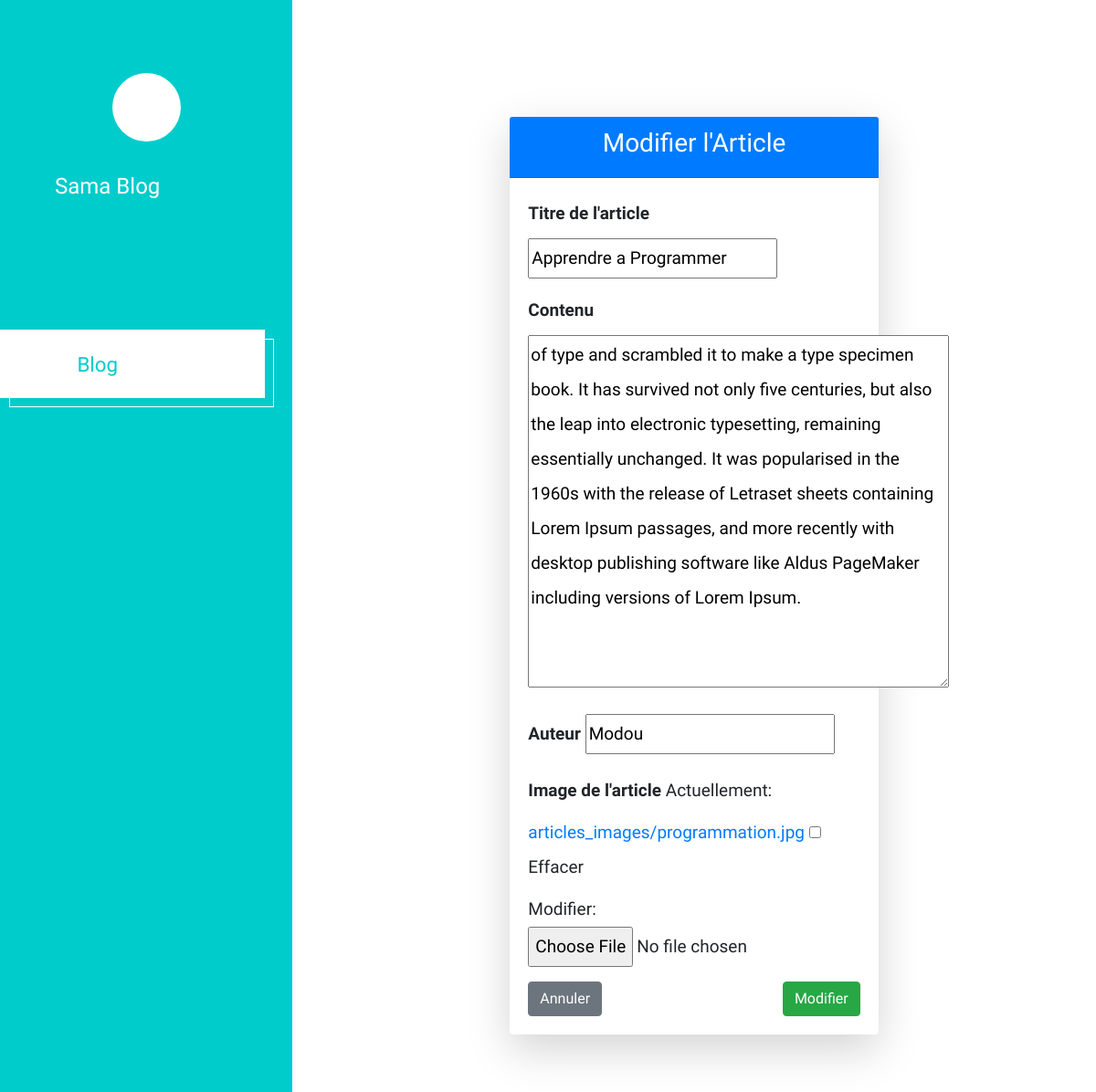
The page /article/3/edit/ on the database its author committed.
### app/models.py (models this page shows, shortened)
class Article(models.Model):
    titre = models.CharField(max_length=200)
    contenu = models.TextField()
    date_publication = models.DateTimeField(auto_now_add=True)
    auteur = models.CharField(max_length=100)
    image = models.ImageField(upload_to="articles_images/", blank=True, null=True)

### app/views.py (the view)
# urls.py: path('article/<int:pk>/edit/', ArticleUpdateView.as_view(), name='article_edit'),
class ArticleUpdateView(UpdateView):
    model = Article
    fields = ['titre', 'contenu', 'auteur', 'image']
    template_name = "modifier.html"
    success_url = reverse_lazy('article_list')

### app/templates/modifier.html (shortened to what this page needs)
{% extends 'base.html' %}
{% load static %}
{% block corps %}
<div class="container mt-5">
    <div class="row justify-content-center">
        <div class="col-md-8">
            <div class="card shadow-lg border-0">
                <div class="card-header bg-primary text-white text-center">
                    <h3>Modifier l'Article</h3>
                </div>
                <div class="card-body">
                    <form method="post" enctype="multipart/form-data">
                        <div class="mb-3">
                            <label for="id_titre" class="form-label"><strong>Titre de l'article</strong></label>
                            {{ form.titre }}
                        </div>
                        <div class="mb-3">
                            <label for="id_contenu" class="form-label"><strong>Contenu</strong></label>
                            {{ form.contenu }}
                        </div>
                        <div class="mb-3">
                            <label for="id_contenu" class="form-label"><strong>Auteur</strong></label>
                            {{ form.auteur }}
                        </div>
                        <div class="mb-3">
                            <label for="id_image" class="form-label"><strong>Image de l'article</strong></label>
                            {{ form.image }}
                        </div>
                        <div class="d-flex justify-content-between">
                            <a href="{% url 'article_detail' article.pk %}" class="btn btn-secondary">Annuler</a>
                            <button type="submit" class="btn btn-success">Modifier</button>
                        </div>
                    </form>
                </div>
            </div>
        </div>
    </div>
</div>
{% endblock %}

### rows shown on the page
Article: titre "Apprendre a Programmer", contenu "of type and scrambled it to make a type specimen book. It has survived not only five centuries, but also the leap into electronic typesetting, remaining essentially unchanged. It was popularised in the 1960s with the release of Letraset sheets containing Lorem Ipsum passages, and more recently with desktop publishing software like Aldus PageMaker including versions of Lorem Ipsum.", auteur "Modou"
